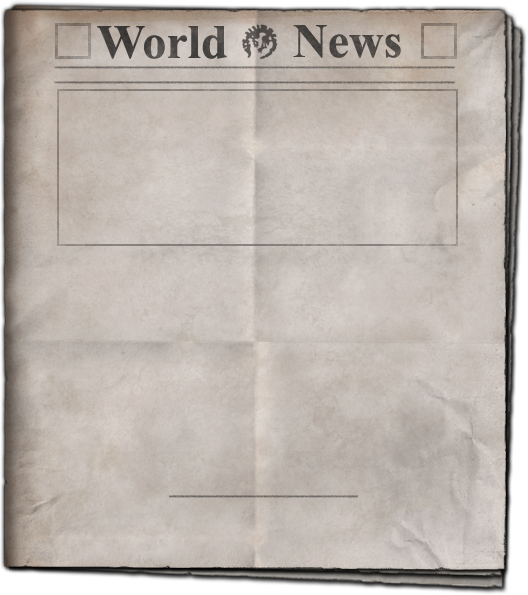
#> input picture IndonesiaRayaR56/scratch/event_news_bg.png, 528 x 595 px, found by its file name
$ python simulate_news.py
#> lines starting #> are read from the running program, lines starting #| are printed output that depends on the picture
from PIL import Image, ImageDraw, ImageFont

bg = Image.open('scratch/event_news_bg.png').convert('RGBA')
#> bg is the input picture: PIL image 528x595 RGBA; mean R, G, B, A 175.1, 166.9, 160.3, 237.7
draw = ImageDraw.Draw(bg)

# Draw simulated elements
# Title: y=260..290
draw.rectangle([(20, 260), (508, 290)], outline=(255, 0, 0, 200))

# Description: starts y=291, 10 lines (~180px) -> y=291..471
draw.rectangle([(39, 291), (499, 450)], outline=(0, 0, 255, 200))

# If bottom_Window is at 475:
# With options_grid at y = -35:
# Button 1: 475 - 35 = 440
# Button 2: 440 + 42 = 482
# Let's test with bottom_Window around 490:
# Button 1 at 455..497
# Button 2 at 497..539
draw.rectangle([(88, 455), (88 + 352, 455 + 42)], fill=(40, 50, 60, 200), outline=(200, 180, 100))
draw.rectangle([(88, 500), (88 + 352, 500 + 42)], fill=(40, 50, 60, 200), outline=(200, 180, 100))

bg.save('scratch/simulated_news.png')
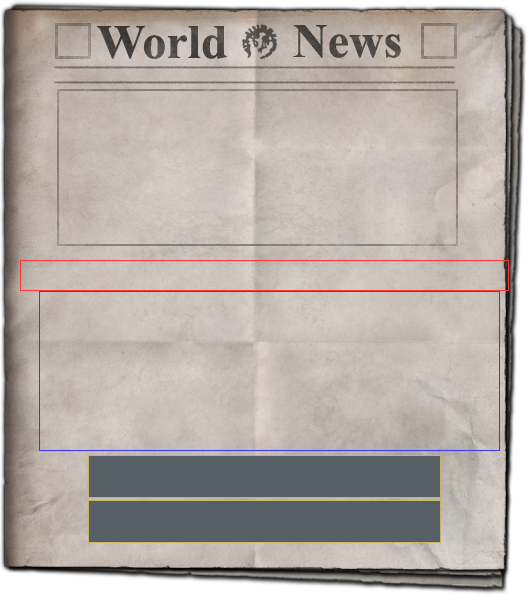
#> saved as simulated_news.png: PIL image 528x595 RGBA; mean R, G, B, A 160.7, 153.3, 148.9, 232.3; transparent parts drawn white
print('Simulated layout saved to scratch/simulated_news.png!')
